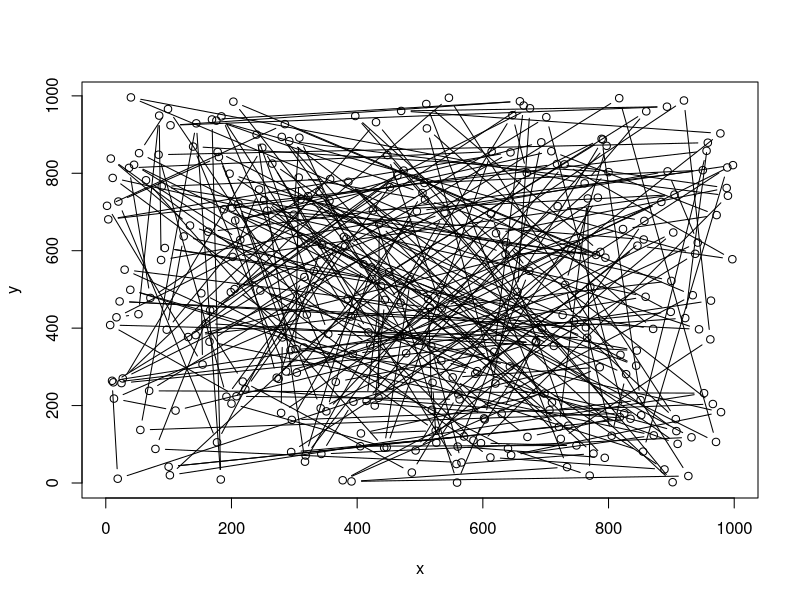

Recreate this plot in R. (Note: this script raises an error after producing the figure.)
###########################################
# Description
################

# The Travelling Salesman Problem (TSP) is one of the most intensively studied problems in optimizations research. 

# The problem is formulated as follows:
# Given a list of cities and the pairiwse distances between each city, what is the shortest possible 
# route that connects each city exactly once

# Despite it's easy problem formulation, the TSP is NP-hard and computationally expensive. 
# It is possible that the running time for any algorithm for the TSP increases superpolynomially with the number of cities/nodes

# Here I list several methods which attempt to 'solve' the TSP
# 1) Brutue Forcing - Consider all n! possible routes and choose the one which minimizes the total travelled distance.
# 2) Nearest Neighbour - Beginning with an initial node, iteratively pick the next subsequent node as the node which is closest to the previous node 
# 3) 2 opt - Beginning with an initial route, randomly permute two nodes and accept the new route only if the total distance is minimzed 
# 4) Simmulated Anealling - An extension on local descent algorithms with the ability to escape local minima. 
#                           Local minima are escaped through the use of a decaying temperature + acceptance function in which 'worse' solutions are accepted
#                           as intemediary routes with probability roughly proportional to the change in solution between iterations and 
#                           roughly inversely proportional with the number of iterations  

# Method 1 is compuationally prohibitive for any non-small n and therefore is not considered in this syntax. 
# Method 2 by far offers the quickest solution which reasonably approximates the global solution. However is known to produce local minima.
# Method 3 is a 'greedy' local descent algorithm which iteratively improves the route and will in the long term produce a more optimal solution than method 2
# Method 4 is the slowest, however with the addition of an acceptance function (similar to the Metropolis Hastings Algorithm), has the unique ability to escape local minima.
# Here I consider using method 2 to build an iniial framework for simulated annealing. 

# Note that in this syntax I have sacrificed computation speed in order to produce live plot animations of how the route and cost function are changing over time. 
#################################################

cities <- 300 
df <- data.frame(x = sample(1000, cities), y = sample(1000, cities))
plot(df, type = 'b')

dist_mtx <- as.matrix(dist(df))

# compute the total distance given the ordering of the cities in the path
distance <- function(order){
  total_distance <- 0
  for (i in 1:(length(order)-1)) {
    total_distance <- total_distance + dist[order[i], order[i+1]]
  }
  return(total_distance)
} # Execution takes 0.2 milliseconds for n = 300 cities. Execution took 0.6 milliseconds without use of a distance matrix 

# swap 3 randomly picked cities in the ordering
swap <- function(order) {
  swaps <- 3
  indices <- sample(1:length(order), swaps); temp <- rep(0,swaps)
  for (i in 1:swaps){
    temp[i] = order[indices[i]]
  }
  for (j in 1:(swaps-1)){
    order[indices[j]] = temp[j+1]
  }
  order[indices[swaps]] = temp[1]
  return(order)
} # Execution takes 0.008 milliseconds and speed seems mostly independent of n.

# returns the probability with which a solution should be accepted
accptFun <- function(delE, t) {
  return(1/(1+exp(delE/t)))
}

# Initialization
t = 1e4; order <- 1:cities; E <- distance(order = order); iter <- 1; Error <- c(E)

{
startTime <- currentTime <- proc.time()["elapsed"]
wait <- 15
par(mfrow = c(1,2))
while(proc.time() - startTime < wait) {
  newOrder <- swap(order = order)
  newE <- distance(order = newOrder)
  
  rand <- runif(1, min = 0, max = 1)
  acpt <- accptFun(newE - E, t)
  
  if(rand <= acpt) {
    delE <- newE - E
    
    cat("Iteration: ", iter, ", Time: ", proc.time() - startTime, "Temperature: ", t, "\n")
    cat("Order: ", order, ", New Order: ", newOrder, "\n")
    cat("Total Distance: ", E, "Del E: ", delE, ", New Total Distance: ", newE, "\n")
    cat("\n\n")
    
    E <- newE
    order <- newOrder
    t <- t * 0.9
    iter <- iter + 1
    Error[iter] = E
    plot(x,y); lines(df[order,])
    plot(1:iter, Error, xlab = "Iterations", ylab = "Total Distance", type = "l")
    Sys.sleep(0.075)
  }
}
}

# plot(x,y); lines(df[order,])
